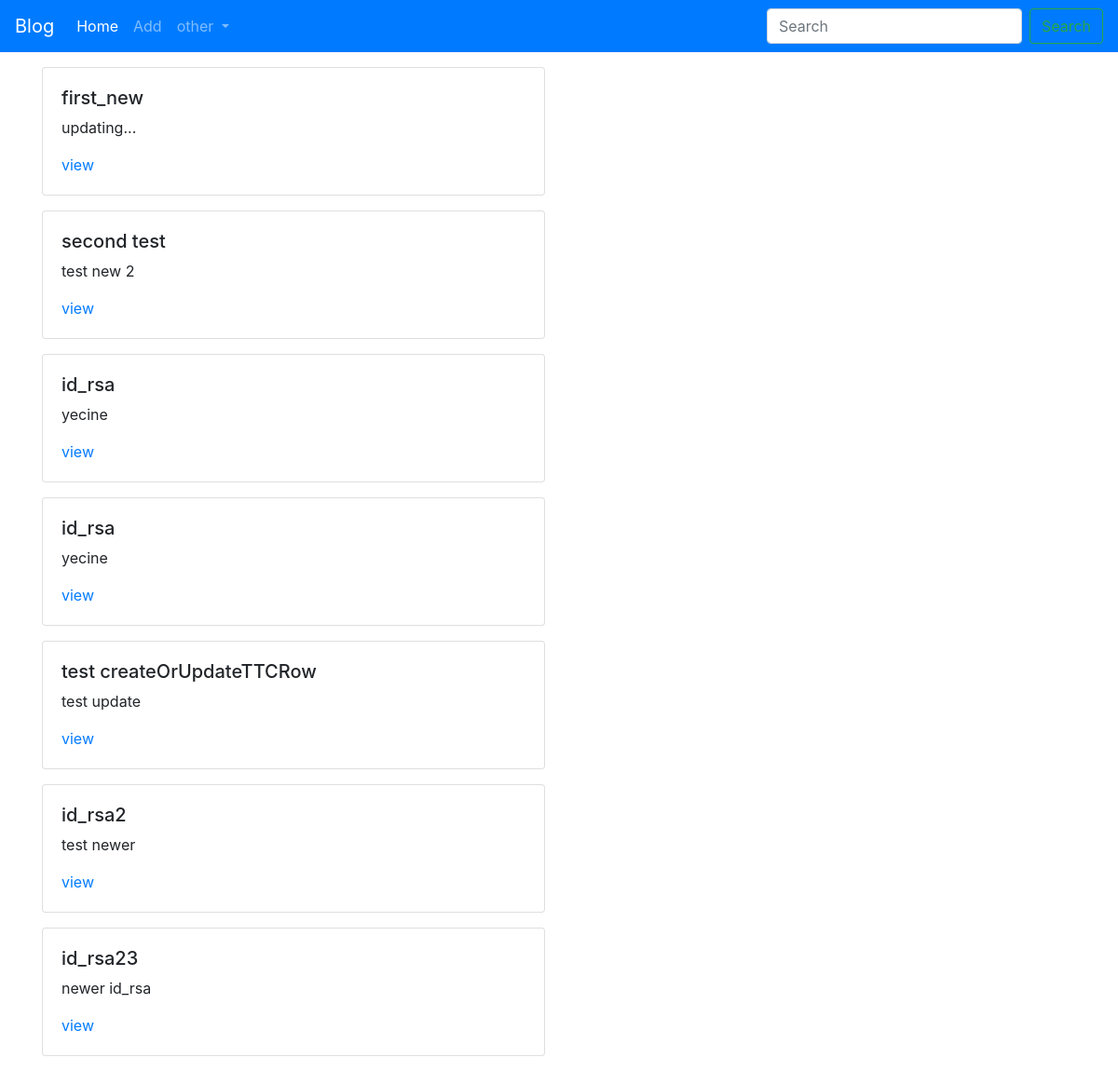
Screenshot of /blog/ with the database file from the repository.
### blog_post/models.py (models this page shows, shortened)
class UserPost( models.Model):
   title = models.TextField()
   contents=models.TextField(null=True,blank=True)
   user  = models.ForeignKey(User, default=1, null=True, on_delete=models.SET_NULL)
   publishDate=models.DateTimeField(auto_now=False,auto_now_add=False,null=True,blank=True)
   timestamp=models.DateTimeField(auto_now_add=True)
   updated=models.DateTimeField(auto_now=True)
   def get_absolute_url(self):
      return f"/blog/{self.pk}/"

### blog_post/views.py (the view)
# urls.py: path('',blog_post_detail),
def blog_post_detail(req):
   qs = UserPost.objects.all()
   context = {"object": qs}
   return render(req,"blogPostDetail.html",context)

### templates/blogPostDetail.html
{% extends "base.html" %}
{% block content %}
   {%for object in object%}
      <div class="card mb-3 mt-3">
         <div class="card-body">
            <h5>{{object.title}}</h5>
            <p>{{object.contents|truncatewords:40}}</p>
            <a href='{{object.get_absolute_url}}'>view</a>
         </div>
      </div>
   {%endfor%}
{% endblock %}

### rows the page displays
UserPost: title "first_new", contents "updating..."
UserPost: title "second test", contents "test new 2"
UserPost: title "id_rsa", contents "yecine"
UserPost: title "id_rsa", contents "yecine"
UserPost: title "test createOrUpdateTTCRow", contents "test update"
UserPost: title "id_rsa2", contents "test newer"
UserPost: title "id_rsa23", contents "newer id_rsa"
